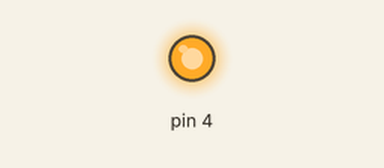
Recording of a sketch running on a simulated Arduino Uno, built with avr-gcc and run on an emulated ATmega328P. Parts: output pins drawn as LEDs (lit = HIGH).

Above: at 0.1 s.
Timing chart, 0 to 1.6 s (numbered marks = the images above):
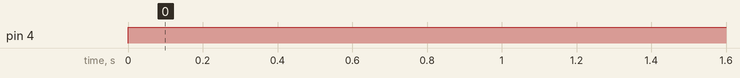

Measured:
- by itself, pin 4: LOW → HIGH at 0.00 s

The sketch:

sketch_sep29a.ino
```cpp
void setup() {

pinMode (4, OUTPUT);
}

void loop() {

digitalWrite (4,1);
}
```
